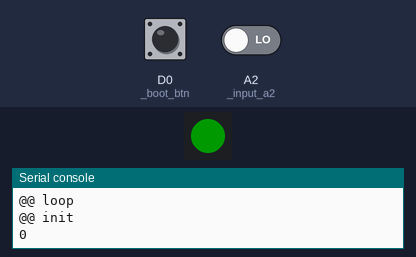
This program was run on a simulated CircuitPython board. Parts: 1 RGB LEDs in strip order, left to right, the last lines printed to the serial console. The inputs (shaded band) are chosen by the test bench; at power-on: A2 (_input_a2) LOW, D0 (_boot_btn) HIGH. Dim RGB values are drawn brighter than linear; WiFi joins after 1.5 s; the clock reads 2024-03-15 10:24:30 at power-on unless the program sets it.

Above: at 0.1 s.
At 5.3 s:
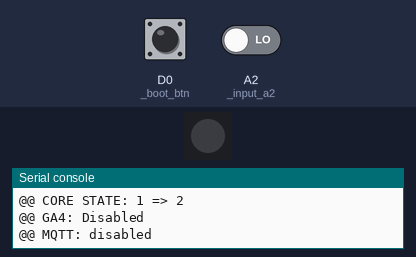
5.4 s: A2 (_input_a2) driven HIGH
At 11.7 s:
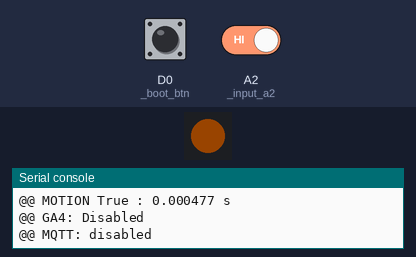
Timing chart, 0 to 19.0 s (numbered marks = the images above; inputs shaded):
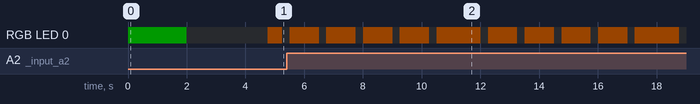

The program:

code.py
```python
# (licence header left out)
# CircuitPython built-in libraries
import board
import digitalio
import os
import time
import wifi
from digitalio import DigitalInOut, Direction, Pull

# See https://github.com/micropython/micropython/issues/573 for const() details
from micropython import const

# Bundle libraries
import neopixel
import adafruit_connection_manager
import adafruit_logging as logging
import adafruit_minimqtt.adafruit_minimqtt as MQTT
import adafruit_requests
import adafruit_logging as logging

# from script_loader import ScriptLoader
# from script_parser import ScriptParser, FONT_Y_OFFSET

# Main loop max idle time
_LOOP_IDLE_SEC = const(0.25)

# Possible colors for the status NeoPixel LED (not for the matrix display).
_COL_OFF    = const( (  0,   0,   0) )
_COL_RED    = const( (255,   0,   0) )
_COL_GREEN  = const( (  0, 255,   0) )
_COL_BLUE   = const( (  0,   0, 255) )
_COL_PURPLE = const( (255,   0, 255) )      # FF00FF
_COL_ORANGE = const( (255,  40,   0) )      # FF2800
_COL_YELLOW = const( (255, 112,   0) )      # FF7000

# We use the LED color to get init status
_CODE_OK = const("ok")
_CODE_FATAL = const("fatal")
_CODE_RETRY = const("retry")
_CODE_MOTION = const("mot")
_CODE_NO_MOTION = const("no-mot")
_COL_LED_ERROR = {
    _CODE_OK: _COL_GREEN,
    _CODE_RETRY: _COL_YELLOW,
    _CODE_FATAL: _COL_RED,
    _CODE_MOTION: _COL_YELLOW,
    _CODE_NO_MOTION: _COL_GREEN,
}

# Core state machine
_CORE_INIT              = const(0)
_CORE_WIFI_CONNECTING   = const(1)
_CORE_WIFI_CONNECTED    = const(2)
_CORE_MQTT_CONNECTING   = const(3)
_CORE_MQTT_CONNECTED    = const(4)
_CORE_MQTT_FAILED       = const(5)
_CORE_MQTT_RECONNECTED  = const(6)
_CORE_MQTT_LOOP         = const(7)

# Google Analytics
_GA4_CLIENT_ID  = ""
_GA4_DEBUG      = const(False)
_GA4_BASE_URL   = const("https://www.google-analytics.com/debug/mp/collect") if _GA4_DEBUG else const("https://www.google-analytics.com/mp/collect")
_GA4_POST_URL   = const("%(GA4_BASE_URL)s?api_secret=%(GA4_API_SECRET)s&measurement_id=%(GA4_MEASURE_ID)s")
_GA4_WIFI_HB_SEC = const(15 * 60)  # 15 minutes
_GA4_EVENT_FILTER = "sr501"       # The base event filter name in GA4. Must not contain underscores. Overriden in settings.toml

# MQTT Topic used. These must match the JMRI expected names:
#    "<channel>/<topic>/<sensor name>"
# https://www.jmri.org/help/en/html/hardware/mqtt/index.shtml for details.
_MQTT_JMRI_CHANNEL = "jmri"            # Overriden in settings.toml
_MQTT_SENSOR_NAME  = "SR501"           # Overriden in settings.toml
_MQTT_SENSOR_TOPIC = "track/sensor"    # where T is MQTT_TURNOUT

_core_state = _CORE_INIT
_led = None
_ga4_post_url = "pending"
_ga4_requests = None
_ga4_events = []
_mqtt = None
_boot_btn = None
_input_a2 = None
_logger = logging.getLogger("Exp")
_logger.setLevel(logging.INFO)      # INFO or DEBUG
_mqtt_sub_topics = []
_last_published_motion = None
_last_motion_on_ts = 0


def init() -> None:
    print("@@ init")
    global _led

    _led = neopixel.NeoPixel(board.NEOPIXEL, 1)
    _led.brightness = 0.1


def init_buttons():
    global _boot_btn
    _boot_btn = digitalio.DigitalInOut(board.D0)
    _boot_btn.switch_to_input(pull = digitalio.Pull.UP)


def init_analytics():
    global _ga4_post_url, _ga4_requests, _GA4_CLIENT_ID
    _GA4_CLIENT_ID  = os.getenv("GA4_CLIENT_ID",  "").strip()
    _ga4_measure_id = os.getenv("GA4_MEASURE_ID", "").strip()
    _ga4_api_secret = os.getenv("GA4_API_SECRET", "").strip()
    if _GA4_CLIENT_ID and _ga4_measure_id and _ga4_api_secret:
        # Enable analytics
        _ga4_post_url =  _GA4_POST_URL % {
            "GA4_BASE_URL": _GA4_BASE_URL,
            "GA4_API_SECRET": _ga4_api_secret,
            "GA4_MEASURE_ID": _ga4_measure_id,
        }
        # Should we share the pool with MQTT?
        pool = adafruit_connection_manager.get_radio_socketpool(wifi.radio)
        ssl_context = adafruit_connection_manager.get_radio_ssl_context(wifi.radio)
        _ga4_requests = adafruit_requests.Session(pool, ssl_context)
        print("@@ GA4: Enabled")
    else:
        # This disables the analytics and prevents queueing events
        _ga4_post_url = ""
        _ga4_requests = None
        print("@@ GA4: Disabled")

    try:
        ga4_event_filter = os.getenv("GA4_EVENT_FILTER", "").strip()
        if ga4_event_filter:
            global _GA4_EVENT_FILTER
            _GA4_EVENT_FILTER = ga4_event_filter
            print("@@ Settings.toml: GA4_EVENT_FILTER set to", _GA4_EVENT_FILTER)
    except Exception as e:
        print("@@ Settings.toml: Invalid GA4_EVENT_FILTER variable ", e)


def init_wifi() -> bool:
    # Return true if wifi is connecting (which may or may not succeed)
    print("@@ WiFI setup")
    # Get wifi AP credentials from onboard settings.toml file
    wifi_ssid = os.getenv("CIRCUITPY_WIFI_SSID", "")
    wifi_password = os.getenv("CIRCUITPY_WIFI_PASSWORD", "")
    print("@@ WiFI SSID:", wifi_ssid)
    if wifi_ssid is None:
        print("@@ WiFI credentials are kept in settings.toml, please add them there!")
        raise ValueError("WiFI SSID not found in environment variables")

    try:
        wifi.radio.connect(wifi_ssid, wifi_password)
        print("@@ WiFI connecting for", wifi_ssid)
        return True
    except ConnectionError:
        print("@@ WiFI Failed to connect to WiFi with provided credentials")
        blink_led_error(_CODE_RETRY, num_loop=5)
        return False


def wifi_rssi() -> int|None:
    try:
        return wifi.radio.ap_info.rssi
    except:
        return None


def init_mqtt() -> None:
    # Modified the global core state if the MQTT connection succeeds
    global _core_state, _mqtt
    host = os.getenv("MQTT_BROKER_IP", "")
    if not host:
        print("@@ MQTT: disabled")
        # This is a core feature so do we not ignore this error in this project
        # and we'll retry again and again and again
        blink_led_error(_CODE_RETRY, num_loop=5)
        return
    port = int(os.getenv("MQTT_BROKER_PORT", 1883))
    user = os.getenv("MQTT_USERNAME", "")
    pasw = os.getenv("MQTT_PASSWORD", "")
    print("@@ MQTT: connect to", host, ", port", port, ", user", user)

    try:
        mqtt_jmri_channel = os.getenv("MQTT_JMRI_CHANNEL", "").strip()
        if mqtt_jmri_channel:
            global _MQTT_JMRI_CHANNEL
            _MQTT_JMRI_CHANNEL = mqtt_jmri_channel
            print("@@ Settings.toml: MQTT_JMRI_CHANNEL set to", _MQTT_JMRI_CHANNEL)
    except Exception as e:
        print("@@ Settings.toml: Invalid MQTT_JMRI_CHANNEL variable ", e)

    try:
        mqtt_sensor_name = os.getenv("MQTT_SENSOR_NAME", "").strip()
        if mqtt_sensor_name:
            global _MQTT_SENSOR_NAME
            _MQTT_SENSOR_NAME = mqtt_sensor_name
            print("@@ Settings.toml: MQTT_SENSOR_NAME set to", _MQTT_SENSOR_NAME)
    except Exception as e:
        print("@@ Settings.toml: Invalid MQTT_SENSOR_NAME variable ", e)


    # Source: https://adafruit-playground.com/u/justmobilize/pages/adafruit-connection-manager
    pool = adafruit_connection_manager.get_radio_socketpool(wifi.radio)

    # Source: https://learn.adafruit.com/mqtt-in-circuitpython/advanced-minimqtt-usage
    _mqtt = MQTT.MQTT(
        broker=host,
        port=port,
        username=user,
        password=pasw,
        is_ssl=False,
        socket_pool=pool,
    )
    _mqtt.logger = _logger

    _mqtt.on_connect = _mqtt_on_connected
    _mqtt.on_disconnect = _mqtt_on_disconnected
    _mqtt.on_message = _mqtt_on_message

    try:
        print("@@ MQTT: connecting...")
        _core_state = _CORE_MQTT_CONNECTING
        _mqtt.connect()
        # Note that on success, the _mqtt_on_connected() callback will have been
        # called before mqtt.connect() returns, which changes the global core state.
    except Exception as e:
        print("@@ MQTT: Failed Connecting with", e)
        blink_led_error(_CODE_RETRY, num_loop=5)
        del _mqtt
        _mqtt = None
        _core_state = _CORE_MQTT_FAILED


def mqtt_publish_motion(motion: bool) -> None:
    global _last_published_motion, _last_motion_on_ts

    # On reconnect, this is called _last_published_motion to voluntarily send
    # the same value to the MQTT broker.
    # _last_published_motion is None at startup, and thus we avoid it here.
    if _mqtt is None or motion is None:
        return

    # Publish to MQTT.
    topic = f"{_MQTT_JMRI_CHANNEL}/{_MQTT_SENSOR_TOPIC}/{_MQTT_SENSOR_NAME}"
    msg   = "ACTIVE" if motion else "INACTIVE"
    _mqtt.publish(topic, msg, qos=1)  # QOS 1 means "at least once"
    print("@@ MQTT: Publish", topic, ":", msg)

    # Update the global state. Only send the GA4 stat if the state has changed.
    if _last_published_motion == motion:
        return
    _last_published_motion = motion

    # Send GA4 event with duration seconds ON as value.
    now = time.monotonic()
    if motion:
        action = "on"
        value = None
        _last_motion_on_ts = now
    else:
        action = "off"
        value = now - _last_motion_on_ts
        _last_motion_on_ts = now
    ga4_mk_event(category="motion", action=action, value=value)


def subscribe_mqtt_topics():
    if _mqtt is None:
        return

    # Unsub all topics
    for topic in _mqtt._subscribed_topics:
        _mqtt.unsubscribe(topic)

    # Subscribe to all changes.
    def _sub(t):
        if t:
            print("@@ MQTT: Subscribe to", t)
            _mqtt.subscribe(t, qos=1)
    for topic in _mqtt_sub_topics:
        _sub(topic)


def _mqtt_on_connected(client, userdata, flags, rc):
    # This function will be called when the client has successfully connected to the broker.
    global _core_state
    _core_state = _CORE_MQTT_CONNECTED
    # Actual subscription is handled by subscribe_mqtt_topics() called from main core state loop.
    print("@Q MQTT: Connected")
    blink_led_error(_CODE_OK, num_loop=0)
    ga4_mk_event(category="mqtt", action="connected", value=wifi_rssi())


def _mqtt_on_disconnected(client, userdata, rc):
    # This method is called when the client is disconnected
    print("@Q MQTT: Disconnected")
    ga4_mk_event(category="mqtt", action="disconnected", value=wifi_rssi())


def _mqtt_on_message(client, topic, message):
    """Method callled when a client's subscribed feed has a new
    value.
    :param str topic: The topic of the feed with a new value.
    :param str message: The new value
    """
    global _mqtt_pending_script, _mqtt_cnx_lost_reconnect_state
    print(f"@Q MQTT: New message on topic {topic}: {message}")
    try:
        # This project does not subscribe (listen) to MQTT topics.
        # if topic == "some/topic":
        #     doSomething()
        pass
    except Exception as e:
        print(f"@@ MQTT: Failed to process {topic}: {message}", e)
        blink_led_error(_CODE_RETRY, num_loop=0)


def mqtt_loop() -> None:
    global _core_state
    if _mqtt is None:
        return
    try:
        # This call has an integrated timeout and takes either 1 or 2 seconds
        # to complete with the default timeout = 1 value.
        _mqtt.loop()
    except Exception as e:
        print("@@ MQTT: Failed with", e)
        blink_led_error(_CODE_RETRY, num_loop=1)
        _core_state = _CORE_MQTT_FAILED


def mqtt_reconnect() -> None:
    global _core_state
    if _mqtt is None:
        return
    try:
        print("@@ MQTT: Reconnect attempt")
        _mqtt.reconnect()
        print("@@ MQTT: Reconnect succeed")
        blink_led_error(_CODE_OK, num_loop=0)
        _core_state = _CORE_MQTT_RECONNECTED
    except Exception as e:
        print("@@ MQTT: Reconnect failed with", e)


def ga4_mk_event(category:str, action:str, extra:str="", value:int|None=None) -> None:
    if not _ga4_post_url:
        # Note that we start with _ga4_post_url set to a dummy value, This allows
        # us to start queuing events before the wifi has connected.
        # However once we initialize the GA4 service, we may disable _ga4_post_url
        # to prevent further events from being queued.
        return
    if extra:
        # Sanitize extra, only keep a-z 0-9;
        extra = extra.lower()
        extra = re.sub("[^a-z0-9]", "", extra)
        extra = "___" + extra

    # Only a-z 0-9 and _ are allowed in the event name
    name = f"{_GA4_EVENT_FILTER}__{category}_{action}{extra}"

    if value is None:
        payload = {
            "client_id": _GA4_CLIENT_ID,
            "events": [ {
                "name": name
            } ] }
    else:
        payload = {
            "client_id": _GA4_CLIENT_ID,
            "events": [ {
                "name": name,
                "params": {
                    "items": [ ],
                    "value": value,
                    "currency": "USD" }
            } ] }
    # Queue the event, don't send it immediately.
    _ga4_events.append(payload)


def ga4_process_queue() -> None:
    if _ga4_requests is None or not _ga4_post_url or not _ga4_events:
        return
    # Sends one event, if any.
    payload = _ga4_events.pop(0)
    try:
        print("@@ GA4: POST payload", payload)
        with _ga4_requests.post(_ga4_post_url, json=payload) as response:
            # 204 is the expected response code and we don't need to know about it
            if response.status_code != 204:
                print("@@ GA4: POST status", response.status_code)
            if _GA4_DEBUG:
                # Note: using response.content or response.json() is only useful
                # with the debug URL to get details on success/failures.
                print("@@ GA4: POST response", response.content.decode())
    except Exception as e:
        print("@@ GA4: Failed with", e)
        blink_led_error(_CODE_RETRY)


def blink_led_error(error_code, num_loop=-1):
    _led.fill(_COL_LED_ERROR[error_code])
    _led.brightness = 0.1
    time.sleep(0.5)
    # For debugging purposes, we can exit the loop by using the boot button to continue
    while num_loop != 0 and _boot_btn.value:
        _led.brightness = 0
        time.sleep(0.25)
        _led.brightness = 0.1
        time.sleep(1)
        num_loop -= 1


_last_blink_led_ts = 0
_next_blink_led = 1
def blink_led() -> None:
    global _last_blink_led_ts, _next_blink_led
    _led.brightness = 0.1 if _next_blink_led else 0
    now = time.monotonic()
    if now - _last_blink_led_ts > 1:
        _last_blink_led_ts = now
        _next_blink_led = 1 - _next_blink_led


def init_sensor() -> None:
    global _input_a2
    # Can we treat A2 as a digital input?
    _input_a2 = digitalio.DigitalInOut(board.A2)
    _input_a2.switch_to_input(pull = None)


def read_sensor() -> bool:
    return _input_a2.value


if __name__ == "__main__":
    print("@@ loop")

    init()
    init_buttons()

    # # Sleep a few seconds at boot
    _led.fill(_COL_LED_ERROR[_CODE_OK])
    for i in range(0, 3):
        print(i)
        blink_led()
        time.sleep(1)

    blink_led()
    init_sensor()

    _next_wifi_hb_ts = 0
    _old_cs = None
    delta_ts = 0
    motion = None
    while True:
        start_ts = time.monotonic()
        blink_led()

        # Handle core state
        if _core_state == _CORE_INIT:
            if init_wifi():
                _core_state = _CORE_WIFI_CONNECTING
        elif _core_state == _CORE_WIFI_CONNECTING:
            if wifi.radio.connected:
                _core_state = _CORE_WIFI_CONNECTED
        elif _core_state == _CORE_WIFI_CONNECTED:
            init_analytics()
            ga4_mk_event(category="wifi", action="connected", value=wifi_rssi())
            # This sets the core state to either _CORE_MQTT_FAILED or _CORE_MQTT_CONNECTING
            init_mqtt()
        elif _core_state == _CORE_MQTT_CONNECTING:
            # wait for the _mqtt_on_connected() callback to be invoked
            # which changes core state to _CORE_MQTT_CONNECTED
            pass
        elif _core_state == _CORE_MQTT_CONNECTED:
            subscribe_mqtt_topics()
            # Also automatically re-publish the last motion state, if known.
            mqtt_publish_motion(_last_published_motion)
            _core_state = _CORE_MQTT_LOOP
        elif _core_state == _CORE_MQTT_FAILED:
            if _mqtt is None:
                init_mqtt()
            else:
                mqtt_reconnect()
        elif _core_state == _CORE_MQTT_RECONNECTED:
            _core_state = _CORE_MQTT_LOOP
        elif _core_state == _CORE_MQTT_LOOP:
            # The MQTT library loop takes exactly 1 or 2 seconds to complete
            mqtt_loop()
            if start_ts > _next_wifi_hb_ts:
                ga4_mk_event(category="wifi", action="hb", value=wifi_rssi())
                _next_wifi_hb_ts = start_ts + _GA4_WIFI_HB_SEC
            ga4_process_queue()
        if _old_cs != _core_state:
            print("@@ CORE STATE:", _old_cs, "=>", _core_state)
            _old_cs = _core_state

        old_motion = motion
        motion = read_sensor()
        if motion != old_motion:
            mqtt_publish_motion(motion)
            if motion:
                _led.fill(_COL_LED_ERROR[_CODE_MOTION])
                _led.brightness = 0.1
            else:
                _led.fill(_COL_LED_ERROR[_CODE_NO_MOTION])
                _led.brightness = 0.1
            print("@@ MOTION", motion, ":", delta_ts, "s")

        end_ts = time.monotonic()
        delta_ts = end_ts - start_ts
        # prevent busy loop
        if delta_ts < _LOOP_IDLE_SEC: time.sleep(_LOOP_IDLE_SEC - delta_ts)

#~~
```
